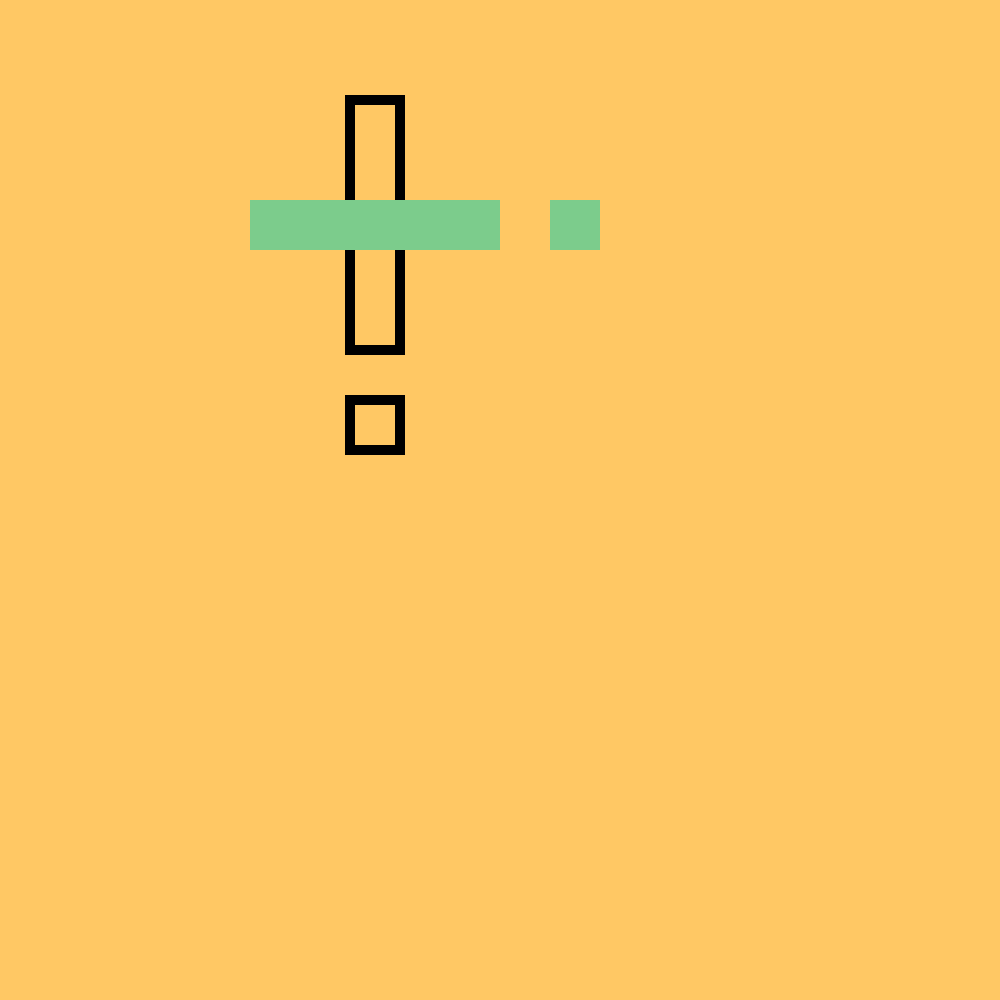
Frame 1 (no input)
Frame 60 (no input): identical to frame 1, image omitted
Frame 120 (the mouse pressed at the canvas centre since frame 60): identical to frame 1, image omitted

The p5.js sketch that drew this single still picture (run headless with seeded random() and noise() and a simulated clock; from frame 60 on, the mouse is pressed at the canvas centre):

// p5.js sketch
// ── sketch.js
let c;

function setup(){
    c = createCanvas(1000,1000);
    background(500, 200, 100);
}
function draw() {
    noFill();
    strokeWeight(10)
        rect(350,100,50,250);
        square(350,400,50);
        fill(124, 204, 140);
        noStroke();
        rect(250,200,250,50);
        square(550,200,50);
}
